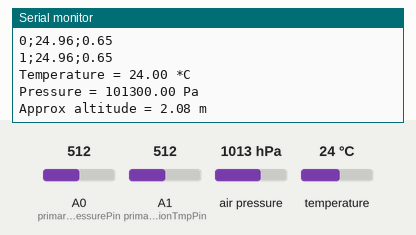
The sketch below on a simulated Arduino Uno, built with avr-gcc and run on an emulated ATmega328P. On the bench: the last lines printed to the serial monitor. The inputs (shaded band) are chosen by the test bench; at power-on: air pressure 1013 hPa, A0 (primaryMissionPressurePin) = 512, A1 (primaryMissionTmpPin) = 512, temperature 24 °C.

Above: at 2.8 s.
2.9 s: air pressure set to 952 hPa
At 3.8 s:
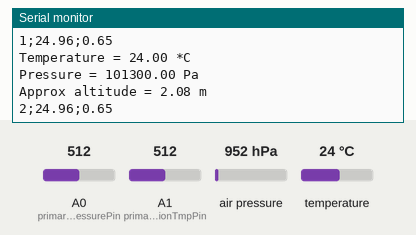
4.4 s: A0 (primaryMissionPressurePin) set to 716
At 5.4 s:
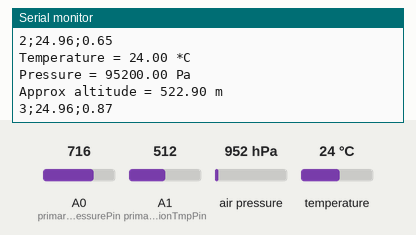
5.9 s: A1 (primaryMissionTmpPin) set to 716
At 6.8 s:
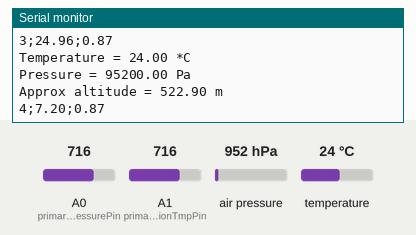
7.4 s: temperature set to 12 °C
At 8.31 s:
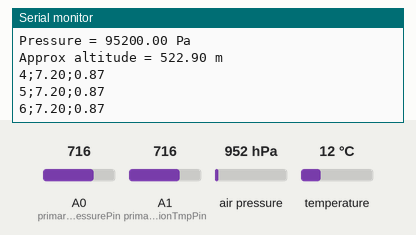
8.9 s: A0 (primaryMissionPressurePin) set to 992
At 9.8 s:
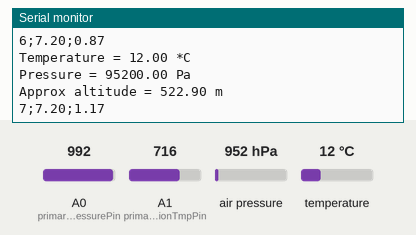
10.4 s: A1 (primaryMissionTmpPin) set to 992
At 12.7 s:
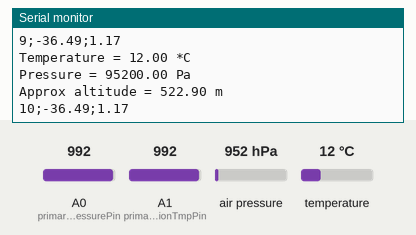
Timing chart, 0 to 12.9 s (numbered marks = the images above; inputs shaded):
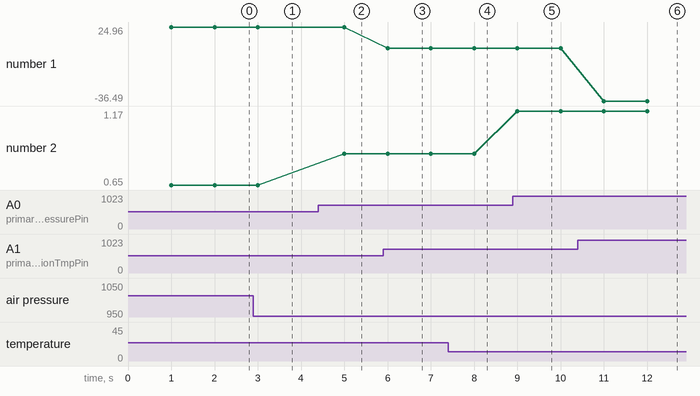

The sketch:

tempPressureReadAndEmit.ino
```cpp
/****
 * PRIMARY MISSION
 *
 * TEMPERATURE
 * Reading from a Vishay NTCLE100E3 Thermistor
 * Code for thermistor readings taken from
 * https://www.eprojectszone.com/measuring-tmperature-with-an-arduino-and-a-thermistor/
 * Thermistor spec https://www.mouser.es/datasheet/2/427/VISH_S_A0012091193_1-2572478.pdf
 *
 * PRESSURE
 * MPX1145a sensor
 * https://oz9aec.net/hardware/arduino/mpx4115a-pressure-sensor-with-arduino
 * Sensor spec https://www.nxp.com/files-static/sensors/doc/data_sheet/MPX4115.pdf
 *
 *
 * EMIT/RECEIVE
 * APC220
 * https://www.famosastudio.com/download/datasheet/APC220_Manual_en.pdf
 *
 * SECONDARY MISSION
 *
 * TEMPERATURE && PRESSION
 * BMP280 Sensor
 * https://cdn-shop.adafruit.com/datasheets/BST-BMP280-DS001-11.pdf
 *
 *
 * CANSAT SINESTUDIOS TEAM - IES Villaverde
 *
 */

#include <Adafruit_BMP280.h>

/**
 * Secondary Mission
 * BMP280 variables block
 */
Adafruit_BMP280 bmp; // I2C
const uint8_t bmpAddress = 0x76;


/**
 * Primary Mission
 * Thermistor variables block
 */
// pin defs
int primaryMissionTmpPin = 1;
// variables
int R1=10000; // the resistor from voltage divider
float Bt=3977.0;// B parameter
float Tc=0;// tmperature in celsius

/**
 * Primary Mission
 * Pressure sensor variables block
 */
#define kpa2atm 0.00986923267
// pin defs
int primaryMissionPressurePin = 0;
// variables
int val;
float pkPa; // pressure in kPa
float pAtm; // pressure in Atm

//Main variables
int secondsCounter = 0;
bool bmp280IsUp = false;

void setup(void) {

 Serial.begin(9600);
 bmp280IsUp = configureBMPSensor();
 Serial.print("Misión Primaria CANSAT SinEstudios Team hoja de datos.");
 Serial.print("\n");
 Serial.print("Current Time:");
 Serial.print(millis());
 Serial.print("\n");
 Serial.print("Second;Temperature;Pressure\n");

}

void loop(void) {

  //Calls tmperatue/pressure read function every second
  float TAnalogRead;
  float PAnalogRead;
  float tmp;
  float pressure;

   if (((millis()) % 1000) == 0)
  {
    TAnalogRead = analogRead(primaryMissionTmpPin);
    PAnalogRead = analogRead(primaryMissionPressurePin);
    tmp = updatePrimaryMissionTmp(TAnalogRead);
    pressure = updatePrimaryMissionPressure(PAnalogRead);
    //Serial.print(millis());
    //Serial.print(";");
    Serial.print(secondsCounter);
    Serial.print(";");
    Serial.print(tmp); // send temperature to serial port for telemetry -
    Serial.print(";");
    Serial.print(pressure); // send pressure to serial port for telemetry -
    Serial.print("\n");
    secondsCounter++;
  }

  //Calls Secondary Mission Sensor each second with an offset
     if (((millis()+500) % 1500) == 0 && bmp280IsUp )
  {
    Serial.print(F("Temperature = "));
    Serial.print(bmp.readTemperature());
    Serial.println(" *C");

    Serial.print(F("Pressure = "));
    Serial.print(bmp.readPressure());
    Serial.println(" Pa");

    Serial.print(F("Approx altitude = "));
    Serial.print(bmp.readAltitude(1013.25)); /* Adjusted to local forecast! */
    Serial.println(" m");

    Serial.println();  }

}

bool configureBMPSensor()
{
  bool status = bmp.begin(bmpAddress);
  bmp.setSampling(Adafruit_BMP280::MODE_NORMAL,     /* Operating Mode. */
                  Adafruit_BMP280::SAMPLING_X2,     /* Temp. oversampling */
                  Adafruit_BMP280::SAMPLING_X16,    /* Pressure oversampling */
                  Adafruit_BMP280::FILTER_X16,      /* Filtering. */
                  Adafruit_BMP280::STANDBY_MS_500); /* Standby time. */
  return status;

}

float updatePrimaryMissionTmp(float TAnalogRead)// function which computes tmperature
{
  float Vout=TAnalogRead*(5/1023.0);// transform the analog read in voltage
  float Rt=R1*Vout/(5.0-Vout);// the resistance of thermistor from the voltage divider
                              //this value changes with tmperature
  float a1=1/298.15;//298.155 represent 25 degrees celsius in kelvin
                     //and 1/298.15 represent 1/To in equation
  float b1=1/Bt;// 1/Btsecond parameter in equation
  float c1=log(Rt/10000.0);//third parameter, 50000 ohms are Ro at zero degrees celsius
  float y1=a1+b1*c1;// the result of equation
  float  T=1/y1;// tmperature in kelvin
        Tc=T-273.15;//tmperature in celsius
        return Tc;
        Serial.println(Tc);
}

float updatePrimaryMissionPressure(float PAnalogRead)// function wich computes pressure
{
  pkPa = (PAnalogRead/1023.0+0.095)/0.009;
  pAtm = kpa2atm*pkPa;
  return pAtm;
}
```

Measured:
- after the input at 4.4 s, the serial monitor: prints a new line after 0.60 s (image 2)
- after the input at 5.9 s, the serial monitor: prints a new line after 0.10 s (image 3)
- after the input at 8.9 s, the serial monitor: prints a new line after 0.10 s (image 5)
- after the input at 10.4 s, the serial monitor: prints a new line after 0.60 s (image 6)
- plotted number 1: 24.96 → 7.2 after the input at 5.9 s, 7.2 → -36.49 after the input at 10.4 s
- plotted number 2: 0.65 → 0.87 after the input at 4.4 s, 0.87 → 1.17 after the input at 8.9 s
